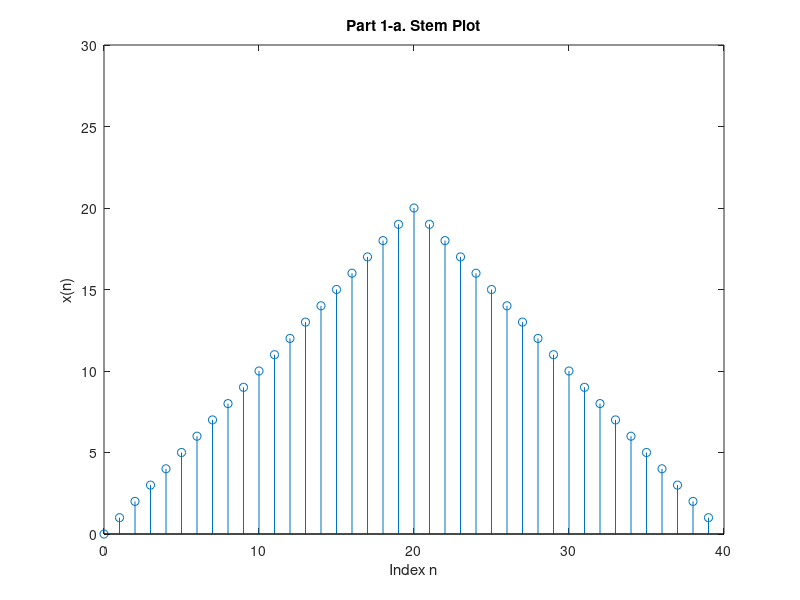
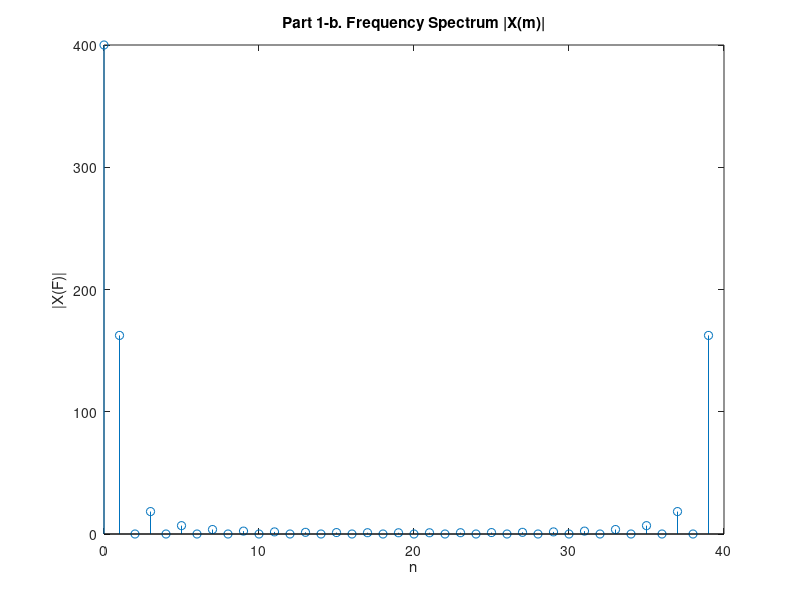
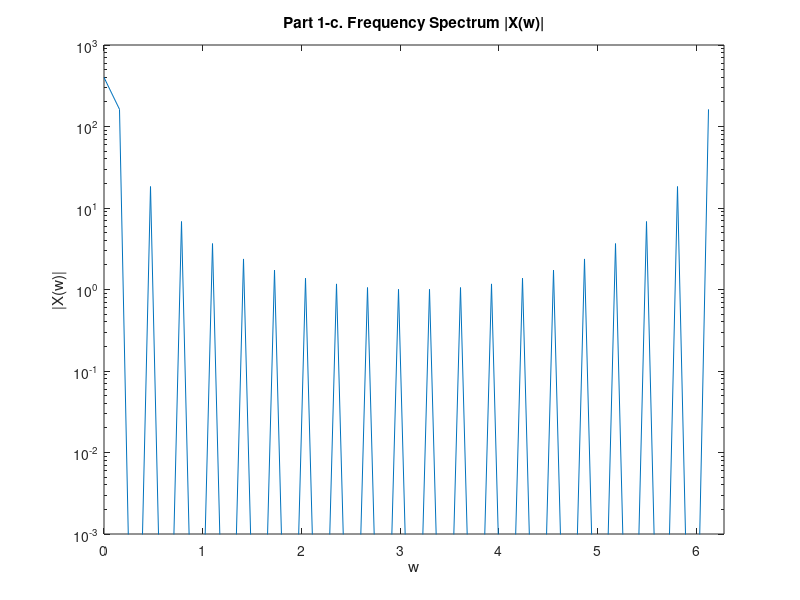
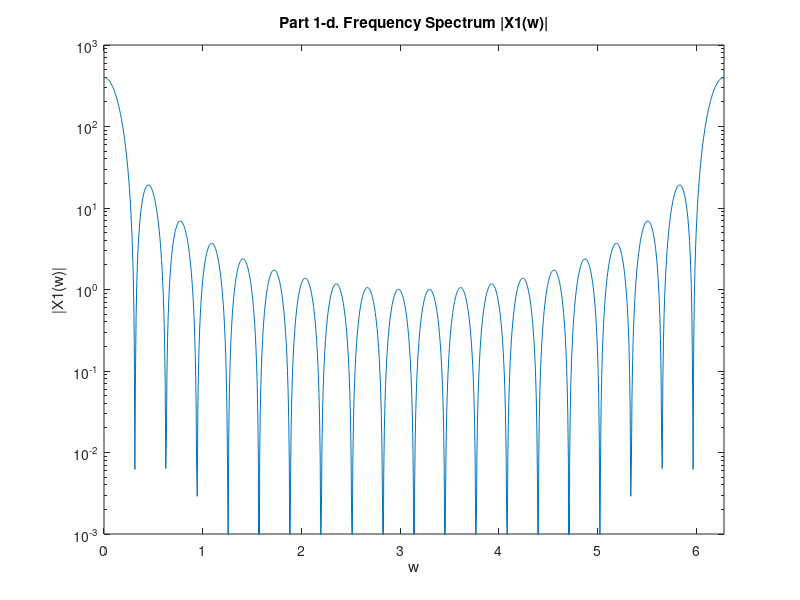

The MATLAB script that drew these images, in order:
%% Part 1
% Jordan R. Smith
% ECE 714 - Assignment #3
% October 7, 2016
%
% Part 1-a.
% Create a matrix of 20 entries, with n=20:39 implementing x(n)=40-n. Plot
% it via stem, and limit the window to 40 x 30. This should have a uniform
% triangular shape.

n = 0:39;
x = n;

for i=1:40
    if x(i) >= 21
        x(i) = 41 - i;
    end
end

figure(1)
stem(n,x);
xlim([0 40])
ylim([0 30])
xlabel('Index n')
ylabel('x(n)')
title('Part 1-a. Stem Plot')

% Part 1-b.
% Plot X(m) = |{DFS(x(n))}| vs m, assuming x(n) is a periodic sequence with
% period 40. Scale the vertical axis from 0 to 400, and horizontal axis
% from 0 to 40.

figure(2)
stem(n,abs(fft(x)))
xlim([0 40])
ylim([0 400])
xlabel('n')
ylabel('|X(F)|')
title('Part 1-b. Frequency Spectrum |X(m)|')

% Part 1-c.
% Plot X(w) = |{DFS(x(n))}| vs w, assuming x(n) is periodic. Scale the
% vertical axis logarithmically, scale the horizontal axis linearly. This
% is done with the semilogy() command.

figure(3)
x1c = 2*pi*n/40;
x_F = abs(fft(x)) + 1e-7;
semilogy(x1c, x_F)
xlim([0 2*pi])
ylim([1e-3 1e3])
xlabel('w')
ylabel('|X(w)|')
title('Part 1-c. Frequency Spectrum |X(w)|')

% Part 1-d.
% Use zero padding to increase the length of x(n) to 1024. Plot using the
% semilogy() command once again, with the same logarithmic and linear
% window limits.

x1(1:40) = x;       % Populate the first 40 terms with the original shape
x1(41:1024) = 0;    % Zero-pad up to 1024.
n1d = 0:1023;       % 1024 element matrix.

figure(4)
w_F = abs(fft(x1)) + 1e-7;
x1d = 2*pi*n1d/1024;
semilogy(x1d, w_F)

xlim([0 2*pi])
ylim([1e-3 1e3])
xlabel('w')
ylabel('|X1(w)|')
title('Part 1-d. Frequency Spectrum |X1(w)|')

% Part 1-e.
% Discuss results, between the zero-padded matrix and the original "x"
% matrix, and what effect zero padding has, if it were to increase the
% number of present zeroes beyond 1024.

%% Part 2
%
% x(t) is a 78.125 Hz wave, and y(t) is a 52.0833 Hz wave. x(n) samples
% x(t), N = 128, ts = .001, or fs = 1000. N = 128 and fs = 1000 is also the
% parameters that y(t) will be sampled at for y(n). T = N*ts, which is 128
% samples and .001 millisecond spacing, or T=.128 signal length.

nt = 0:127;         % 128 samples
ftx = 78.125;       % x(t) frequency
fty = 52.0833;      % y(t) frequency
fst = 1000;         % 1 ms spacing is 1000 samples/sec. fs.
t = (1/fst)*nt;     % time axis


x128d = sin(2*pi*ftx*nt/fst);

y128d = sin(2*pi*fty*nt/fst);

v128d = 0.125.*x128d + y128d;   % 1/8(x(t)) + y(t)

% Part 2-a. 
% Plot X(m), Y(m), and V(m), and limit vertical axis 0 to 80 and
% the x axis 0 to 128.

figure(5)
stem(nt,abs(fft(x128d)))
title('Part 2-a. X(m) Spectra')
xlim([0 128])
ylim([0 80])
ylabel('|X(m)|')

figure(6)
stem(nt,abs(fft(y128d)))
xlim([0 128])
ylim([0 80])
title('Part 2-a. Y(m) Spectra')
ylabel('|Y(m)|')

figure(7)
stem(nt,abs(fft(v128d)))
xlim([0 128])
ylim([0 80])
title('Part 2-a. V(m) Spectra')
ylabel('|V(m)|')

% Part 2-b.
% Plot different window functions, of length 128. 4 plots of hanning,
% bartlett, rectangular, and blackman. Use semilogy(), from 0 to 1000 Hz
% and 1e-3 to 1e3.

x2b = 1000*n1d/1024;    % Use for Part 2-c. Modified omega.
n128 = 0:127;



figure(8)
rectangular_window(1:128) = rectwin(128);   % Rectangular Matrix
rectangular_window(129:1024) = 0;
rect_F = abs(fft(rectangular_window)) + 1e-7;
semilogy(x2b, rect_F)
xlim([0 1000])
ylim([1e-3 1e3])
title('Part 2-b. Rectangular Window Spectra')
ylabel('|Zr(F)|')

figure(9)
bartlett_window(1:128) = bartlett(128);     % Bartlett Matrix
bartlett_window(129:1024) = 0;
bart_F = abs(fft(bartlett_window)) + 1e-7;
semilogy(x2b, bart_F)
xlim([0 1000])
ylim([1e-3 1e3])
title('Part 2-b. Bartlett Window Spectra')
ylabel('|Zb(F)|')

figure(10)
hanning_window(1:128) = hann(128);          % Hanning Matrix
hanning_window(129:1024) = 0;
hann_F = abs(fft(hanning_window)) + 1e-7;
semilogy(x2b, hann_F)
xlim([0 1000])
ylim([1e-3 1e3])
title('Part 2-b. Hanning Window Spectra')
ylabel('|Zh(F)|')

figure(11)
blackman_window(1:128) = blackman(128);     % Blackman Matrix
blackman_window(129:1024) = 0;
black_F = abs(fft(blackman_window)) + 1e-7;
semilogy(x2b, black_F)
xlim([0 1000])
ylim([1e-3 1e3])
title('Part 2-b. Blackman Window Spectra')
ylabel('|Zbl(F)|')

% Part 2-c.
% Plot the different window functions, multiplied by different sampled
% functions.

x128d(129:1024) = 0;
xr = x128d.*rectangular_window; 	% Combining functions with windows.
xb = x128d.*bartlett_window;
xh = x128d.*hanning_window;
xbl = x128d.*blackman_window;


figure(12)
xr_F = abs(fft(xr))+1e-7;
semilogy(x2b,xr_F)
title('Part 2-c. X(n) Rectangular Windowed Spectra')
xlim([0 1000])
ylim([1e-3 1e3])
ylabel('|Xr(F)|')

figure(13)
xb_F = abs(fft(xb))+1e-7;
semilogy(x2b,xb_F)
xlim([0 1000])
ylim([1e-3 1e3])
title('Part 2-c. X(n) Bartlett Windowed Spectra')
ylabel('|Xb(F)|')

figure(14)
xh_F = abs(fft(xh))+1e-7;
semilogy(x2b,xh_F)
xlim([0 1000])
ylim([1e-3 1e3])
title('Part 2-c. X(n) Hanning Windowed Spectra')
ylabel('|Xh(F)|')

figure(15)
xbl_F = abs(fft(xbl))+1e-7;
semilogy(x2b,xbl_F)
xlim([0 1000])
ylim([1e-3 1e3])
title('Part 2-c. X(n) Blackman Windowed Spectra')
ylabel('|Xbl(F)|')

% Part 2-d. Same window, but applied to the y(n) function.

y128d(129:1024) = 0;
yr = y128d.*rectangular_window;
yb = y128d.*bartlett_window;
yh = y128d.*hanning_window;
ybl = y128d.*blackman_window;


figure(16)
yr_F = abs(fft(yr))+1e-7;
semilogy(x2b,yr_F)
title('Part 2-d. Y(n) Rectangular Windowed Spectra')
xlim([0 1000])
ylim([1e-3 1e3])
ylabel('|Yr(F)|')

figure(17)
yb_F = abs(fft(yb))+1e-7;
semilogy(x2b,yb_F)
xlim([0 1000])
ylim([1e-3 1e3])
title('Part 2-d. Y(n) Bartlett Windowed Spectra')
ylabel('|Yb(F)|')

figure(18)
yh_F = abs(fft(yh))+1e-7;
semilogy(x2b,yh_F)
xlim([0 1000])
ylim([1e-3 1e3])
title('Part 2-d. Y(n) Hanning Windowed Spectra')
ylabel('|Yh(F)|')

figure(19)
ybl_F = abs(fft(ybl))+1e-7;
semilogy(x2b,ybl_F)
xlim([0 1000])
ylim([1e-3 1e3])
title('Part 2-d. Y(n) Blackman Windowed Spectra')
ylabel('|Ybl(F)|')

%Part 2-e. Windowing the V(n) function.

v128d(129:1024) = 0;
vr = v128d.*rectangular_window;
vb = v128d.*bartlett_window;
vh = v128d.*hanning_window;
vbl = v128d.*blackman_window;


figure(20)
vr_F = abs(fft(vr))+1e-7;
semilogy(x2b,vr_F)
title('Part 2-e. V(n) Rectangular Windowed Spectra')
xlim([0 1000])
ylim([1e-3 1e3])
ylabel('|Vr(F)|')

figure(21)
vb_F = abs(fft(vb))+1e-7;
semilogy(x2b,vb_F)
xlim([0 1000])
ylim([1e-3 1e3])
title('Part 2-e. V(n) Bartlett Windowed Spectra')
ylabel('|Vb(F)|')

figure(22)
vh_F = abs(fft(vh))+1e-7;
semilogy(x2b,vh_F)
xlim([0 1000])
ylim([1e-3 1e3])
title('Part 2-e. V(n) Hanning Windowed Spectra')
ylabel('|Vh(F)|')

figure(23)
vbl_F = abs(fft(vbl))+1e-7;
semilogy(x2b,vbl_F)
xlim([0 1000])
ylim([1e-3 1e3])
title('Part 2-e. V(n) Blackman Windowed Spectra')
ylabel('|Vbl(F)|')